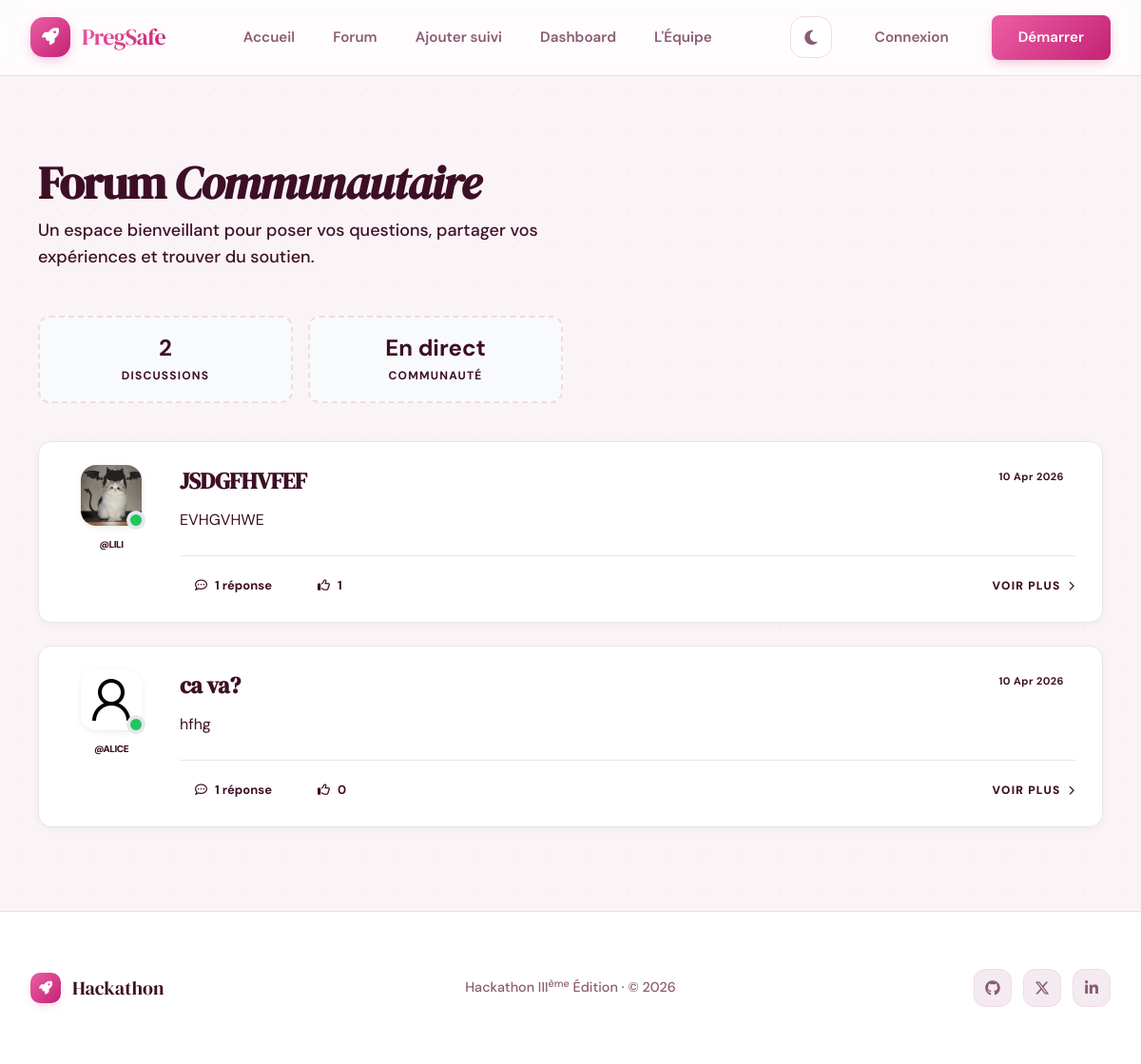
Before: /forum/ with the older database file.
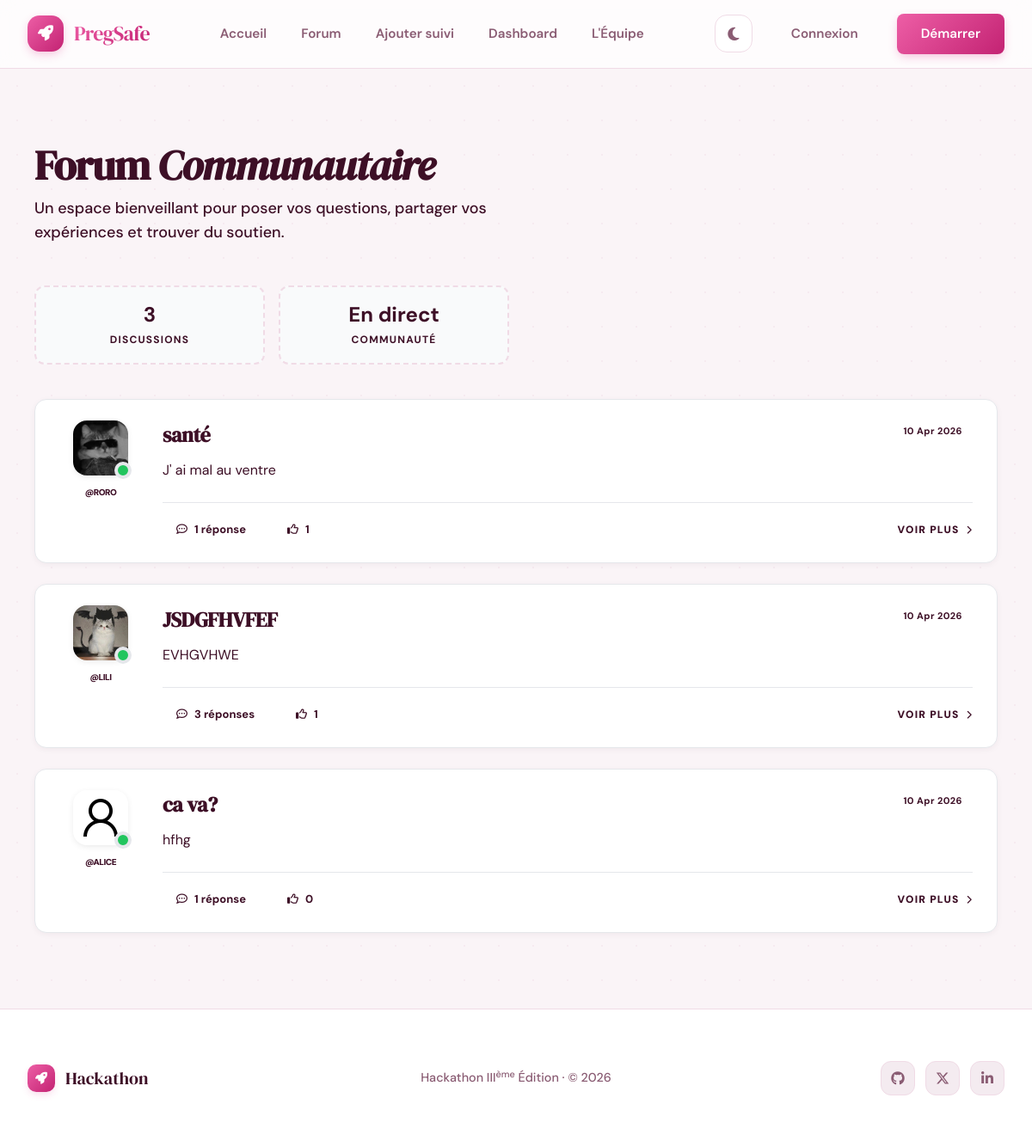
After: the same page with the newer database file.
### forum/models.py (models this page shows, shortened)
class Question(models.Model):
    user = models.ForeignKey(
        settings.AUTH_USER_MODEL,
        on_delete=models.CASCADE,
        related_name='questions'
    )
    title = models.CharField(max_length=255)
    content = models.TextField()
    image = models.ImageField(upload_to='forum/questions/', blank=True, null=True)
    likes = models.ManyToManyField(settings.AUTH_USER_MODEL, related_name='liked_questions', blank=True)
    dislikes = models.ManyToManyField(settings.AUTH_USER_MODEL, related_name='disliked_questions', blank=True)
    created_at = models.DateTimeField(auto_now_add=True)
    updated_at = models.DateTimeField(auto_now=True)
    class Meta:
        ordering = ['-created_at']
    def total_likes(self):
        return self.likes.count()

### Users/models.py (models this page shows, shortened)
class User(AbstractUser):
    GROUPE_SANGUIN_CHOIX = [
        ('A+', 'A+'), ('A-', 'A-'),
        ('B+', 'B+'), ('B-', 'B-'),
        ('AB+', 'AB+'), ('AB-', 'AB-'),
        ('O+', 'O+'), ('O-', 'O-'),
    ]
    is_admin_user = models.BooleanField(default=False)
    is_customer = models.BooleanField(default=True)
    age = models.PositiveIntegerField(null=True, blank=True, help_text="25")
    date_dernieres_regles = models.DateField(null=True, blank=True, help_text="Date des dernières règles)")
    date_prevue_accouchement = models.DateField(null=True, blank=True)
    taille = models.PositiveIntegerField(null=True, blank=True, help_text="En cm")
    poids_initial = models.FloatField(null=True, blank=True, help_text="En kg")
    groupe_sanguin = models.CharField(
        null=True,
        blank=True,
        max_length=5,
        choices=GROUPE_SANGUIN_CHOIX
    )
    antecedents_medicaux = models.TextField(null=True, blank=True)
    nombre_grossesses_precedentes = models.PositiveIntegerField(default=0)
    photo = models.ImageField(
        upload_to="profile_pictures/",
        default="profile_pictures/default.png",
        blank=True,
        null=True,
    )

### forum/views.py (the view)
# urls.py: path('', views.question_list, name='question_list'),
def question_list(request):
    questions = Question.objects.all().select_related('user').prefetch_related('answers')
    return render(request, 'forum/question_list.html', {'questions': questions})

### templates/forum/question_list.html (shortened to what this page needs)
{% extends 'Base/base.html' %}
{% block content %}
<div class="container mx-auto px-4 py-12 max-w-6xl">
    <div class="flex flex-col md:flex-row justify-between items-start md:items-center gap-6 mb-12">
        <div class="animate-fade-in">
            <h1 class="text-4xl md:text-5xl font-black text-ink tracking-tight mb-3">
                Forum <span class="text-primary italic">Communautaire</span>
            </h1>
            <p class="text-ink-muted text-lg font-medium max-w-xl">
                Un espace bienveillant pour poser vos questions, partager vos expériences et trouver du soutien.
            </p>
        </div>
    </div>
    <div class="grid grid-cols-2 md:grid-cols-4 gap-4 mb-10">
        <div class="glass-card p-4 text-center border-dashed border-2">
            <span class="block text-2xl font-bold text-primary">{{ questions.count }}</span>
            <span class="text-xs font-bold uppercase tracking-widest text-ink-muted">Discussions</span>
        </div>
        <div class="glass-card p-4 text-center border-dashed border-2">
            <span class="block text-2xl font-bold text-secondary">En direct</span>
            <span class="text-xs font-bold uppercase tracking-widest text-ink-muted">Communauté</span>
        </div>
    </div>
    <div class="space-y-6">
        {% for question in questions %}
            <div class="cool-card group hover:border-primary/30 transition-all duration-500 hover:-translate-y-1">
                <div class="flex flex-col md:flex-row gap-6">
                    <div class="hidden md:flex flex-col items-center gap-3 w-24 flex-shrink-0">
                        {% if question.user.photo %}
                            <div class="relative">
                                <img src="{{ question.user.photo.url }}" class="w-16 h-16 rounded-2xl object-cover ring-4 ring-paper shadow-md" alt="{{ question.user.username }}">
                                <div class="absolute -bottom-1 -right-1 w-5 h-5 bg-green-500 border-4 border-surface rounded-full"></div>
                            </div>
                        {% else %}
                            <div class="w-16 h-16 rounded-2xl bg-grad-primary flex items-center justify-center text-white font-bold text-2xl shadow-md">
                                {{ question.user.username|first|upper }}
                            </div>
                        {% endif %}
                        <span class="text-[10px] font-black uppercase tracking-tighter text-ink-muted">@{{ question.user.username }}</span>
                    </div>
                    <div class="flex-grow">
                        <div class="flex justify-between items-start gap-4 mb-3">
                            <h2 class="text-2xl font-bold text-ink group-hover:text-primary transition-colors leading-snug">
                                <a href="{% url 'forum:question_detail' question.pk %}">
                                    {{ question.title }}
                                </a>
                            </h2>
                            <span class="hidden md:block text-[10px] font-bold text-ink-muted bg-surface-2 px-3 py-1 rounded-full whitespace-nowrap">
                                {{ question.created_at|date:"d M Y" }}
                            </span>
                        </div>
                        <p class="text-ink-muted leading-relaxed mb-6 line-clamp-2 md:line-clamp-3">
                            {{ question.content }}
                        </p>
                        <div class="flex items-center justify-between pt-4 border-t border-line">
                            <div class="flex items-center gap-4">
                                <span class="flex items-center gap-2 text-sm font-bold text-primary bg-primary/5 px-4 py-2 rounded-xl">
                                    <i class="far fa-comment-dots"></i>
                                    {{ question.answers.count }} réponse{{ question.answers.count|pluralize }}
                                </span>
                                <span class="flex items-center gap-2 text-sm font-bold text-ink-muted bg-surface-2 px-4 py-2 rounded-xl">
                                    <i class="far fa-thumbs-up"></i>
                                    {{ question.total_likes }}
                                </span>
                            </div>
                            <a href="{% url 'forum:question_detail' question.pk %}" class="text-sm font-black uppercase tracking-widest text-ink hover:text-primary flex items-center gap-2 transition-all group/link">
                                Voir plus
                                <i class="fas fa-chevron-right text-[10px] group-hover/link:translate-x-1 transition-transform"></i>
                            </a>
                        </div>
                    </div>
                </div>
            </div>
        {% endfor %}
    </div>
</div>
{% endblock %}

### templates/Base/base.html (shortened to what this page needs)
<!doctype html>
<html lang="fr" data-theme="light">
    <head>
        <script src="https://cdn.tailwindcss.com"></script>
        <link
            rel="stylesheet"
            href="https://cdnjs.cloudflare.com/ajax/libs/font-awesome/6.5.0/css/all.min.css"
        />
        {% load static %}
        <link rel="stylesheet" href="{% static 'css/style.css' %}" />
    </head>
    <body>
        <nav
            class="navbar"
            role="navigation"
            aria-label="Navigation principale"
        >
            <div class="navbar-inner">
                <a
                    href="{% url 'users:landing' %}"
                    class="logo"
                    aria-label="Hackathon — Accueil"
                >
                    <div class="logo-mark"><i class="fas fa-rocket"></i></div>
                    <span class="logo-text">PregSafe</span>
                </a>
                <ul class="nav-links desktop-nav" role="list">
                    <li><a href="{% url 'users:landing' %}">Accueil</a></li>
                    <li>
                        <a
                            href="{% url 'forum:question_list' %}"
                            onclick="if (!{{ user.is_authenticated|lower }}) { alert('Il faudra se connecter pour accéder à cette page.'); return false; }"
                            >Forum</a
                        >
                    </li>
                    <li>
                        <a
                            href="{% url 'pregancy:ajouter_suivi' %}"
                            onclick="if (!{{ user.is_authenticated|lower }}) { alert('Il faudra se connecter pour accéder à cette page.'); return false; }"
                            >Ajouter suivi</a
                        >
                    </li>
                    <li>
                        <a
                            href="{% url 'pregancy:dashboard' %}"
                            onclick="if (!{{ user.is_authenticated|lower }}) { alert('Il faudra se connecter pour accéder à cette page.'); return false; }"
                            >Dashboard</a
                        >
                    </li>
                    <li><a href="{% url 'users:about' %}">L'Équipe</a></li>
                </ul>
                <div class="nav-actions desktop-nav">
                    <button
                        class="theme-btn"
                        id="theme-toggle"
                        aria-label="Changer le thème"
                    >
                        <i class="fas fa-moon icon-moon"></i>
                    </button>
                    {% if user.is_authenticated %}
                    <div class="relative group">
                        <button class="nav-icon-btn">
                            <i class="fas fa-bell"></i>
                            {% if user.nombre_notifications_non_lues > 0 %}
                            <span class="notification-badge">{{ user.nombre_notifications_non_lues }}</span>
                            {% endif %}
                        </button>
                        <div class="notification-dropdown">
                            <div class="notification-header">
                                <span>Notifications</span>
                                <a href="{% url 'users:mark_notifications_read' %}" class="text-xs text-[#E91E63] hover:underline">Tout marquer comme lu</a>
                            </div>
                            <div class="notification-list">
                                {% for notification in user.notifications_non_lues|slice:":5" %}
                                <a href="{% url 'users:mark_notification_read' notification.pk %}" class="notification-item">
                                    <div class="notification-title">{{ notification.title }}</div>
                                    <div class="notification-message">{{ notification.message }}</div>
                                    <div class="notification-time">{{ notification.created_at|timesince }}</div>
                                </a>
                                {% empty %}
                                <div class="notification-empty">Aucune nouvelle notification</div>
                                {% endfor %}
                            </div>
                        </div>
                    </div>
                    <a href="{% url 'users:profile' %}" class="user-pill">
                        {% if user.photo %}
                        <img
                            src="{{ user.photo.url }}"
                            class="avatar"
                            alt="{{ user.username }}"
                        />
                        {% else %}
                        <div class="avatar-initials">
                            {{ user.username|first|upper }}
                        </div>
                        {% endif %}
                        <span class="user-name">{{ user.username }}</span>
                    </a>
                    {% else %}
                    <a href="{% url 'users:connexion' %}" class="btn btn-ghost"
                        >Connexion</a
                    >
                    <a
                        href="{% url 'users:inscription' %}"
                        class="btn btn-primary"
                        >Démarrer</a
                    >
                    {% endif %}
                </div>
            </div>
        </nav>
        <main class="main">{% block content %}{% endblock %}</main>
        <footer>
            <div class="footer-inner">
                <div class="footer-brand">
                    <div class="footer-mark"><i class="fas fa-rocket"></i></div>
                    <span class="footer-brand-name">Hackathon</span>
                </div>
                <p class="footer-copy">
                    Hackathon III<sup>ème</sup> Édition · © 2026
                </p>
                <div class="footer-links">
                    <a href="#" aria-label="GitHub"
                        ><i class="fab fa-github"></i
                    ></a>
                    <a href="#" aria-label="Twitter"
                        ><i class="fab fa-x-twitter"></i
                    ></a>
                    <a href="#" aria-label="LinkedIn"
                        ><i class="fab fa-linkedin-in"></i
                    ></a>
                </div>
            </div>
        </footer>
    </body>
</html>

Changed rows visible on the page:
added Question: user.photo (picture), user.username "RORO", title "santé", created_at "10 Apr 2026", content "J' ai mal au ventre", answers.count "1", total_likes "1"
computed for Question "JSDGFHVFEF": answers.count "1" → "3"
Other visible differences:
{{ questions.count }}: "2" → "3"
